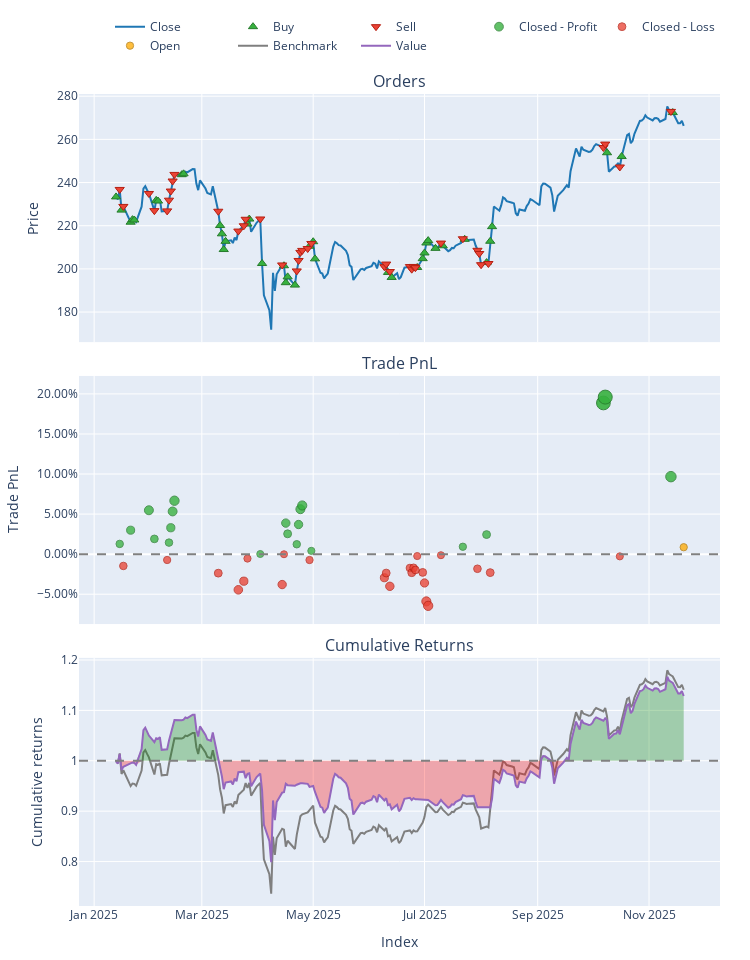

Here is the notebook cell this chart was saved with:
### Code cell
# Load and prepare data
data = pd.read_csv('data/processed/AAPL_processed_2022.csv')
if 'Date' in data.columns:
    data['Date'] = pd.to_datetime(data['Date'])
    data.set_index('Date', inplace=True)

# Split into train/test
split_idx = int(len(data) * 0.7)
df_train = data.iloc[:split_idx].copy()
df_test = data.iloc[split_idx:].copy()

# Initialize trainer
trainer = ModelTrainerRL(config['reinforcement_learning'])

# Prepare environments (handles feature scaling automatically)
env_train, env_test = trainer.prepare_environment(
    df_train, 
    df_test, 
    reward_func="profit"  # or "profit", "sortino", "cvar", "max_drawdown"
)

# Train PPO only
print("Training PPO...")
result = trainer.train_ppo(env_train)
model = result["model"]
print("Training Complete!")

# Evaluate with multiple seeds (recommended)
seeds = [42]
metrics_agg = trainer.evaluate_over_seeds(model, env_test, seeds, algorithm="PPO")

print("\n--- Multi-Seed Evaluation Results ---")
print(f"Total Return: {metrics_agg['total_return']['mean']:.2%} ± {metrics_agg['total_return']['ci95']}")
print(f"Sharpe Ratio: {metrics_agg['sharpe_ratio']['mean']:.3f} ± {metrics_agg['sharpe_ratio']['ci95']}")
print(f"Sortino Ratio: {metrics_agg['sortino_ratio']['mean']:.3f} ± {metrics_agg['sortino_ratio']['ci95']}")
print(f"Max Drawdown: {metrics_agg['max_drawdown']['mean']:.2%} ± {metrics_agg['max_drawdown']['ci95']}")

# Single run evaluation (if you only want one)
metrics_single = trainer.evaluate_model(model, env_test, algorithm="PPO", seed=42)
print("\n--- Single Run Evaluation ---")
print(f"Total Return: {metrics_single['total_return']:.2%}")
print(f"Sharpe Ratio: {metrics_single['sharpe_ratio']:.3f}")

# Save the model and artifacts
trainer.save_models("models/ppo_artifacts")

# Use model for inference (generate actions on new data)
obs, _ = env_test.reset(seed=42)
done = False
actions = []
while not done:
    action, _ = model.predict(obs, deterministic=True)
    actions.append(float(action[0]))
    obs, _, terminated, truncated, _ = env_test.step(action)
    done = terminated or truncated

print(f"\nGenerated {len(actions)} trading actions")

# --- CELL 5: RUN BACKTEST ---
print("Running Backtest...")

# Unpack the config dictionary using **
env_params = config['reinforcement_learning']['environment']

backtester = PortfolioBacktesterRL(env_params) 

portfolio = backtester.run_backtest(
    price_data=df_test['close'], 
    predicted_weights=np.array(actions),
    lookback_window=env_params.get('lookback_window', 30) # Important for data alignment
)
comparison = backtester.compare_with_buy_and_hold_rl()
# Show Metrics
metrics = backtester.get_performance_metrics()
print("\n--- Strategy Performance ---")
for k, v in metrics.items():
    print(f"{k}: {v:.4f}")

# Plot
portfolio.plot().show()

### Figure 1 — Plotly figure (JSON) as saved in the notebook; plotly's stock layout.template omitted (floating-point values rounded to 4 significant figures; data arrays with more than 128 entries replaced by an {"elided": "..."} marker saying what was removed)
{"data": [{"legendgroup": "0", "line": {"color": "#1f77b4"}, "name": "Close", "showlegend": true, "type": "scatter", "uid": "0e19f4ac-3abd-498f-964a-0db699547085", "x": {"elided": "217 str values"}, "xaxis": "x", "y": {"elided": "217 float values"}, "yaxis": "y"}, {"customdata": [[0.0, 428.1, 99.9], [2.0, 102.3, 23.25], [4.0, 259.8, 57.58], [5.0, 4.599, 1.025], [6.0, 284.4, 63.33], [9.0, 8.484, 1.966], [10.0, 276.9, 64.08], [16.0, 0.04098, 0.009984], [17.0, 101.7, 24.81], [19.0, 2.278, 0.5014], [20.0, 1.403, 0.3034], [21.0, 2.76, 0.5767], [22.0, 101.8, 21.67], [26.0, 517.9, 114.3], [27.0, 352.3, 78.58], [29.0, 306.5, 62.07], [31.0, 81.67, 16.45], [32.0, 124.0, 24.01], [33.0, 122.1, 23.97], [34.0, 0.5931, 0.1142], [40.0, 554.9, 116.8], [42.0, 54.24, 11.53], [43.0, 316.4, 64.75], [46.0, 1.599, 0.3172], [48.0, 107.0, 20.97], [53.0, 0.006155, 0.001235], [54.0, 0.1172, 0.024], [55.0, 0.07347, 0.01524], [56.0, 0.1237, 0.02622], [57.0, 285.2, 60.78], [58.0, 155.5, 32.57], [60.0, 100.4, 21.16], [62.0, 100.0, 21.38], [66.0, 0.0274, 0.00556], [68.0, 280.4, 59.67], [69.0, 146.6, 32.18], [72.0, 355.3, 90.18], [74.0, 91.28, 23.01], [76.0, 270.2, 73.59]], "hovertemplate": "Order Id: %{customdata[0]}<br>Timestamp: %{x}<br>Price: %{y}<br>Size: %{customdata[1]:.6f}<br>Fees: %{customdata[2]:.6f}", "legendgroup": "1", "marker": {"color": "#37B13F", "line": {"color": "rgb(38,123,44)", "width": 1}, "size": 8, "symbol": "triangle-up"}, "mode": "markers", "name": "Buy", "type": "scatter", "uid": "e394e5b6-1e6c-44f0-8b50-1cf69ffba4cf", "x": ["2025-01-13T00:00:00-05:00", "2025-01-16T00:00:00-05:00", "2025-01-21T00:00:00-05:00", "2025-01-22T00:00:00-05:00", "2025-01-23T00:00:00-05:00", "2025-02-04T00:00:00-05:00", "2025-02-05T00:00:00-05:00", "2025-02-18T00:00:00-05:00", "2025-02-19T00:00:00-05:00", "2025-03-11T00:00:00-04:00", "2025-03-12T00:00:00-04:00", "2025-03-13T00:00:00-04:00", "2025-03-14T00:00:00-04:00", "2025-03-26T00:00:00-04:00", "2025-03-27T00:00:00-04:00", "2025-04-03T00:00:00-04:00", "2025-04-15T00:00:00-04:00", "2025-04-16T00:00:00-04:00", "2025-04-17T00:00:00-04:00", "2025-04-21T00:00:00-04:00", "2025-04-29T00:00:00-04:00", "2025-05-01T00:00:00-04:00", "2025-05-02T00:00:00-04:00", "2025-06-11T00:00:00-04:00", "2025-06-13T00:00:00-04:00", "2025-06-27T00:00:00-04:00", "2025-06-30T00:00:00-04:00", "2025-07-01T00:00:00-04:00", "2025-07-02T00:00:00-04:00", "2025-07-03T00:00:00-04:00", "2025-07-07T00:00:00-04:00", "2025-07-11T00:00:00-04:00", "2025-07-23T00:00:00-04:00", "2025-08-04T00:00:00-04:00", "2025-08-06T00:00:00-04:00", "2025-08-07T00:00:00-04:00", "2025-10-09T00:00:00-04:00", "2025-10-17T00:00:00-04:00", "2025-11-14T00:00:00-05:00"], "xaxis": "x", "y": [233.3, 227.2, 221.6, 222.8, 222.7, 231.8, 231.4, 243.6, 244.0, 220.1, 216.2, 209.0, 212.8, 220.8, 223.1, 202.5, 201.5, 193.6, 196.3, 192.5, 210.5, 212.6, 204.7, 198.4, 196.0, 200.7, 204.7, 207.4, 212.0, 213.1, 209.5, 210.7, 213.7, 202.9, 212.8, 219.6, 253.8, 252.0, 272.4], "yaxis": "y"}, {"customdata": [[1.0, 98.39, 23.3], [3.0, 533.6, 122.2], [7.0, 280.9, 65.99], [8.0, 0.8139, 0.1847], [11.0, 103.6, 23.51], [12.0, 1.783, 0.4134], [13.0, 1.426, 0.3366], [14.0, 1.527, 0.3675], [15.0, 0.9892, 0.2411], [18.0, 101.9, 23.09], [23.0, 358.8, 78.04], [24.0, 518.4, 114.0], [25.0, 5.474, 1.221], [28.0, 278.7, 62.19], [30.0, 760.4, 153.5], [35.0, 1.013, 0.2016], [36.0, 0.7029, 0.1433], [37.0, 0.7582, 0.1575], [38.0, 53.79, 11.22], [39.0, 432.7, 90.61], [41.0, 11.01, 2.331], [44.0, 105.1, 21.12], [45.0, 0.8385, 0.1696], [47.0, 0.1877, 0.0373], [49.0, 96.68, 19.44], [50.0, 66.95, 13.38], [51.0, 0.7039, 0.1416], [52.0, 302.4, 60.65], [59.0, 100.0, 21.2], [61.0, 100.1, 21.42], [63.0, 441.0, 92.0], [64.0, 0.03407, 0.007057], [65.0, 0.1436, 0.029], [67.0, 0.01211, 0.002453], [70.0, 50.01, 12.81], [71.0, 300.8, 77.55], [73.0, 93.25, 23.05], [75.0, 270.2, 73.74]], "hovertemplate": "Order Id: %{customdata[0]}<br>Timestamp: %{x}<br>Price: %{y}<br>Size: %{customdata[1]:.6f}<br>Fees: %{customdata[2]:.6f}", "legendgroup": "2", "marker": {"color": "#EA4335", "line": {"color": "rgb(181,31,18)", "width": 1}, "size": 8, "symbol": "triangle-down"}, "mode": "markers", "name": "Sell", "type": "scatter", "uid": "1774cf4d-30bd-4fe9-8537-c0da36ef6056", "x": ["2025-01-15T00:00:00-05:00", "2025-01-17T00:00:00-05:00", "2025-01-31T00:00:00-05:00", "2025-02-03T00:00:00-05:00", "2025-02-10T00:00:00-05:00", "2025-02-11T00:00:00-05:00", "2025-02-12T00:00:00-05:00", "2025-02-13T00:00:00-05:00", "2025-02-14T00:00:00-05:00", "2025-03-10T00:00:00-04:00", "2025-03-21T00:00:00-04:00", "2025-03-24T00:00:00-04:00", "2025-03-25T00:00:00-04:00", "2025-04-02T00:00:00-04:00", "2025-04-14T00:00:00-04:00", "2025-04-22T00:00:00-04:00", "2025-04-23T00:00:00-04:00", "2025-04-24T00:00:00-04:00", "2025-04-25T00:00:00-04:00", "2025-04-28T00:00:00-04:00", "2025-04-30T00:00:00-04:00", "2025-06-09T00:00:00-04:00", "2025-06-10T00:00:00-04:00", "2025-06-12T00:00:00-04:00", "2025-06-23T00:00:00-04:00", "2025-06-24T00:00:00-04:00", "2025-06-25T00:00:00-04:00", "2025-06-26T00:00:00-04:00", "2025-07-10T00:00:00-04:00", "2025-07-22T00:00:00-04:00", "2025-07-30T00:00:00-04:00", "2025-07-31T00:00:00-04:00", "2025-08-01T00:00:00-04:00", "2025-08-05T00:00:00-04:00", "2025-10-07T00:00:00-04:00", "2025-10-08T00:00:00-04:00", "2025-10-16T00:00:00-04:00", "2025-11-13T00:00:00-05:00"], "xaxis": "x", "y": [236.8, 228.9, 234.9, 227.0, 226.9, 231.8, 236.1, 240.7, 243.8, 226.7, 217.5, 220.0, 223.0, 223.1, 201.8, 199.1, 203.9, 207.7, 208.6, 209.4, 211.8, 201.0, 202.2, 198.8, 201.1, 199.9, 201.1, 200.6, 212.0, 213.9, 208.6, 207.1, 202.0, 202.5, 256.2, 257.8, 247.2, 273.0], "yaxis": "y"}, {"customdata": [[0.0, 0.0, 293.6, 0.01279], [2.0, 1.0, 696.4, 0.02995], [3.0, 2.0, 3423.0, 0.05481], [4.0, 2.0, 3.45, 0.01907], [6.0, 2.0, 5.864, 0.01442], [7.0, 2.0, 10.72, 0.03297], [8.0, 2.0, 18.56, 0.05331], [9.0, 2.0, 15.05, 0.06671], [14.0, 4.0, 11.96, 0.0001927], [17.0, 5.0, 970.7, 0.03878], [18.0, 5.0, 460.3, 0.02538], [19.0, 6.0, 2.455, 0.01235], [20.0, 6.0, 5.105, 0.03701], [21.0, 6.0, 8.353, 0.05614], [22.0, 6.0, 362.0, 0.06075], [24.0, 8.0, 9.503, 0.004102], [38.0, 10.0, 196.2, 0.009264], [40.0, 11.0, 0.1397, 0.02446], [42.0, 12.0, 2031.0, 0.1887], [43.0, 12.0, 12690.0, 0.196], [45.0, 12.0, 6492.0, 0.09674]], "hovertemplate": "Exit Trade Id: %{customdata[0]}<br>Position Id: %{customdata[1]}<br>Exit Timestamp: %{x}<br>PnL: %{customdata[2]:.6f}<br>Return: %{customdata[3]:.2%}", "legendgroup": "3", "marker": {"color": "#37B13F", "line": {"color": "rgb(38,123,44)", "width": 1}, "opacity": [0.7597, 0.7728, 0.7919, 0.7645, 0.7609, 0.7751, 0.7907, 0.801, 0.7501, 0.7796, 0.7693, 0.7594, 0.7782, 0.7929, 0.7964, 0.753, 0.757, 0.7686, 0.8944, 0.9, 0.824], "size": [7.453, 8.066, 8.954, 7.677, 7.511, 8.174, 8.9, 9.379, 7.003, 8.381, 7.903, 7.437, 8.318, 9.001, 9.166, 7.142, 7.327, 7.87, 13.74, 14.0, 10.45], "symbol": "circle"}, "mode": "markers", "name": "Closed - Profit", "type": "scatter", "uid": "9bfd5321-29e9-48bd-acc1-5f551b92f7e6", "x": ["2025-01-15T00:00:00-05:00", "2025-01-21T00:00:00-05:00", "2025-01-31T00:00:00-05:00", "2025-02-03T00:00:00-05:00", "2025-02-11T00:00:00-05:00", "2025-02-12T00:00:00-05:00", "2025-02-13T00:00:00-05:00", "2025-02-14T00:00:00-05:00", "2025-04-02T00:00:00-04:00", "2025-04-16T00:00:00-04:00", "2025-04-17T00:00:00-04:00", "2025-04-22T00:00:00-04:00", "2025-04-23T00:00:00-04:00", "2025-04-24T00:00:00-04:00", "2025-04-25T00:00:00-04:00", "2025-04-30T00:00:00-04:00", "2025-07-22T00:00:00-04:00", "2025-08-04T00:00:00-04:00", "2025-10-07T00:00:00-04:00", "2025-10-08T00:00:00-04:00", "2025-11-13T00:00:00-05:00"], "xaxis": "x2", "y": [0.01279, 0.02995, 0.05481, 0.01907, 0.01442, 0.03297, 0.05331, 0.06671, 0.0001927, 0.03878, 0.02538, 0.01235, 0.03701, 0.05614, 0.06075, 0.004102, 0.009264, 0.02446, 0.1887, 0.196, 0.09674], "yaxis": "y2"}, {"customdata": [[1.0, 0.0, -1475.0, -0.01472], [5.0, 2.0, -172.0, -0.007277], [10.0, 2.0, -559.6, -0.02371], [11.0, 2.0, -3629.0, -0.04452], [12.0, 2.0, -696.5, -0.03374], [13.0, 3.0, -519.6, -0.005454], [15.0, 4.0, -3692.0, -0.03793], [16.0, 5.0, -2.006, -0.0001217], [23.0, 7.0, -697.9, -0.007308], [25.0, 8.0, -639.9, -0.02946], [26.0, 8.0, -4.086, -0.02358], [27.0, 8.0, -1.557, -0.04013], [28.0, 8.0, -341.4, -0.01729], [29.0, 8.0, -316.5, -0.02315], [30.0, 8.0, -2.443, -0.017], [31.0, 8.0, -1195.0, -0.01973], [32.0, 9.0, -0.002961, -0.002398], [33.0, 9.0, -0.5353, -0.02277], [34.0, 9.0, -0.53, -0.03596], [35.0, 9.0, -1.463, -0.05897], [36.0, 9.0, -71.06, -0.0645], [37.0, 10.0, -27.81, -0.001313], [39.0, 10.0, -1683.0, -0.01822], [41.0, 11.0, -27.17, -0.02304], [44.0, 12.0, -63.52, -0.002753]], "hovertemplate": "Exit Trade Id: %{customdata[0]}<br>Position Id: %{customdata[1]}<br>Exit Timestamp: %{x}<br>PnL: %{customdata[2]:.6f}<br>Return: %{customdata[3]:.2%}", "legendgroup": "4", "marker": {"color": "#EA4335", "line": {"color": "rgb(181,31,18)", "width": 1}, "opacity": [0.7612, 0.7555, 0.7681, 0.784, 0.7757, 0.7541, 0.7789, 0.75, 0.7555, 0.7725, 0.768, 0.7806, 0.7631, 0.7676, 0.7629, 0.765, 0.7517, 0.7673, 0.7774, 0.7951, 0.7993, 0.7509, 0.7639, 0.7675, 0.752], "size": [7.522, 7.256, 7.843, 8.586, 8.201, 7.191, 8.351, 7.0, 7.257, 8.048, 7.838, 8.43, 7.613, 7.823, 7.603, 7.701, 7.081, 7.809, 8.281, 9.103, 9.3, 7.043, 7.647, 7.819, 7.094], "symbol": "circle"}, "mode": "markers", "name": "Closed - Loss", "type": "scatter", "uid": "5ce77ae9-55d8-4246-a1fc-b641e4779319", "x": ["2025-01-17T00:00:00-05:00", "2025-02-10T00:00:00-05:00", "2025-03-10T00:00:00-04:00", "2025-03-21T00:00:00-04:00", "2025-03-24T00:00:00-04:00", "2025-03-26T00:00:00-04:00", "2025-04-14T00:00:00-04:00", "2025-04-15T00:00:00-04:00", "2025-04-29T00:00:00-04:00", "2025-06-09T00:00:00-04:00", "2025-06-10T00:00:00-04:00", "2025-06-12T00:00:00-04:00", "2025-06-23T00:00:00-04:00", "2025-06-24T00:00:00-04:00", "2025-06-25T00:00:00-04:00", "2025-06-26T00:00:00-04:00", "2025-06-27T00:00:00-04:00", "2025-06-30T00:00:00-04:00", "2025-07-01T00:00:00-04:00", "2025-07-02T00:00:00-04:00", "2025-07-03T00:00:00-04:00", "2025-07-10T00:00:00-04:00", "2025-07-30T00:00:00-04:00", "2025-08-06T00:00:00-04:00", "2025-10-16T00:00:00-04:00"], "xaxis": "x2", "y": [-0.01472, -0.007277, -0.02371, -0.04452, -0.03374, -0.005454, -0.03793, -0.0001217, -0.007308, -0.02946, -0.02358, -0.04013, -0.01729, -0.02315, -0.017, -0.01973, -0.002398, -0.02277, -0.03596, -0.05897, -0.0645, -0.001313, -0.01822, -0.02304, -0.002753], "yaxis": "y2"}, {"customdata": [[46.0, 12.0, 968.0, 0.008661]], "hovertemplate": "Exit Trade Id: %{customdata[0]}<br>Position Id: %{customdata[1]}<br>Exit Timestamp: %{x}<br>PnL: %{customdata[2]:.6f}<br>Return: %{customdata[3]:.2%}", "legendgroup": "5", "marker": {"color": "#FFAA00", "line": {"color": "rgb(178,118,0)", "width": 1}, "opacity": [0.7565], "size": [7.305], "symbol": "circle"}, "mode": "markers", "name": "Open", "type": "scatter", "uid": "8684dec6-6263-439c-8b1e-52d24c587ece", "x": ["2025-11-20T00:00:00-05:00"], "xaxis": "x2", "y": [0.008661], "yaxis": "y2"}, {"legendgroup": "6", "line": {"color": "#7f7f7f"}, "name": "Benchmark", "showlegend": true, "type": "scatter", "uid": "46d13be6-9799-4698-9690-5730ea7d6cef", "x": {"elided": "217 str values"}, "xaxis": "x3", "y": {"elided": "217 float values"}, "yaxis": "y3"}, {"hoverinfo": "skip", "legendgroup": "7", "line": {"color": "rgba(0, 0, 0, 0)", "width": 0}, "opacity": 0, "showlegend": false, "type": "scatter", "uid": "3fe6c054-406b-4375-a362-daca0fa8b0f3", "x": {"elided": "217 str values"}, "xaxis": "x3", "y": {"elided": "217 int values"}, "yaxis": "y3"}, {"connectgaps": false, "fill": "tonexty", "fillcolor": "rgba(0, 128, 0, 0.3)", "hoverinfo": "skip", "legendgroup": "7", "line": {"color": "rgba(0, 0, 0, 0)", "width": 0}, "opacity": 0, "showlegend": false, "type": "scatter", "uid": "b7e594e6-6f45-4a2c-bb09-c77e9dfe92eb", "x": {"elided": "217 str values"}, "xaxis": "x3", "y": {"elided": "217 float values"}, "yaxis": "y3"}, {"hoverinfo": "skip", "legendgroup": "7", "line": {"color": "rgba(0, 0, 0, 0)", "width": 0}, "opacity": 0, "showlegend": false, "type": "scatter", "uid": "85f584be-794d-461c-821a-b20b022ffef3", "x": {"elided": "217 str values"}, "xaxis": "x3", "y": {"elided": "217 int values"}, "yaxis": "y3"}, {"connectgaps": false, "fill": "tonexty", "fillcolor": "rgba(255, 0, 0, 0.3)", "hoverinfo": "skip", "legendgroup": "7", "line": {"color": "rgba(0, 0, 0, 0)", "width": 0}, "opacity": 0, "showlegend": false, "type": "scatter", "uid": "22bdbbbe-d39d-495a-b33a-a84d19626afb", "x": {"elided": "217 str values"}, "xaxis": "x3", "y": {"elided": "217 float values"}, "yaxis": "y3"}, {"legendgroup": "8", "line": {"color": "#9467bd"}, "name": "Value", "showlegend": true, "type": "scatter", "uid": "36aad34a-3895-4790-8eaf-bccb5cee00ec", "x": {"elided": "217 str values"}, "xaxis": "x3", "y": {"elided": "217 float values"}, "yaxis": "y3"}, {"hoverinfo": "skip", "legendgroup": "7", "line": {"color": "rgba(0, 0, 0, 0)", "width": 0}, "opacity": 0, "showlegend": false, "type": "scatter", "uid": "7cbe6d09-7a62-41f8-868e-60309be95343", "x": {"elided": "217 str values"}, "xaxis": "x3", "y": {"elided": "217 int values"}, "yaxis": "y3"}], "layout": {"annotations": [{"font": {"size": 16}, "showarrow": false, "text": "Orders", "x": 0.5, "xanchor": "center", "xref": "paper", "y": 1, "yanchor": "bottom", "yref": "paper"}, {"font": {"size": 16}, "showarrow": false, "text": "Trade PnL", "x": 0.5, "xanchor": "center", "xref": "paper", "y": 0.6528, "yanchor": "bottom", "yref": "paper"}, {"font": {"size": 16}, "showarrow": false, "text": "Cumulative Returns", "x": 0.5, "xanchor": "center", "xref": "paper", "y": 0.3056, "yanchor": "bottom", "yref": "paper"}], "height": 960, "legend": {"orientation": "h", "traceorder": "normal", "x": 1, "xanchor": "right", "y": 1.042, "yanchor": "bottom"}, "margin": {"b": 30, "l": 30, "r": 30, "t": 30}, "shapes": [{"line": {"color": "gray", "dash": "dash"}, "type": "line", "x0": 0, "x1": 1, "xref": "paper", "y0": 0, "y1": 0, "yref": "y2"}, {"line": {"color": "gray", "dash": "dash"}, "type": "line", "x0": 0, "x1": 1, "xref": "paper", "y0": 1, "y1": 1, "yref": "y3"}], "showlegend": true, "width": 750, "xaxis": {"anchor": "y", "domain": [0, 1], "matches": "x3", "showticklabels": false}, "xaxis2": {"anchor": "y2", "domain": [0, 1], "matches": "x3", "showticklabels": false}, "xaxis3": {"anchor": "y3", "domain": [0, 1], "title": {"text": "Index"}}, "yaxis": {"anchor": "x", "domain": [0.6944, 1], "title": {"text": "Price"}}, "yaxis2": {"anchor": "x2", "domain": [0.3472, 0.6528], "tickformat": ".2%", "title": {"text": "Trade PnL"}}, "yaxis3": {"anchor": "x3", "domain": [0, 0.3056], "title": {"text": "Cumulative returns"}}}}
